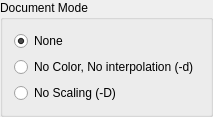
       <widget class="QGroupBox" name="groupBox_9">
        <property name="sizePolicy">
         <sizepolicy hsizetype="Preferred" vsizetype="Preferred">
          <horstretch>4</horstretch>
          <verstretch>2</verstretch>
         </sizepolicy>
        </property>
        <property name="minimumSize">
         <size>
          <width>0</width>
          <height>0</height>
         </size>
        </property>
        <property name="title">
         <string>Document Mode</string>
        </property>
        <layout class="QVBoxLayout" name="verticalLayout_4">
         <property name="sizeConstraint">
          <enum>QLayout::SetDefaultConstraint</enum>
         </property>
         <item>
          <widget class="QRadioButton" name="rbNoDocumentMode">
           <property name="sizePolicy">
            <sizepolicy hsizetype="Preferred" vsizetype="Preferred">
             <horstretch>0</horstretch>
             <verstretch>0</verstretch>
            </sizepolicy>
           </property>
           <property name="text">
            <string>None</string>
           </property>
           <property name="checked">
            <bool>true</bool>
           </property>
          </widget>
         </item>
         <item>
          <widget class="QRadioButton" name="rbNoColorNoInterp">
           <property name="sizePolicy">
            <sizepolicy hsizetype="Preferred" vsizetype="Preferred">
             <horstretch>0</horstretch>
             <verstretch>0</verstretch>
            </sizepolicy>
           </property>
           <property name="text">
            <string>No Color, No interpolation (-d)</string>
           </property>
          </widget>
         </item>
         <item>
          <widget class="QRadioButton" name="rbNoScaling">
           <property name="sizePolicy">
            <sizepolicy hsizetype="Preferred" vsizetype="Preferred">
             <horstretch>0</horstretch>
             <verstretch>0</verstretch>
            </sizepolicy>
           </property>
           <property name="text">
            <string>No Scaling (-D)</string>
           </property>
          </widget>
         </item>
        </layout>
       </widget>
